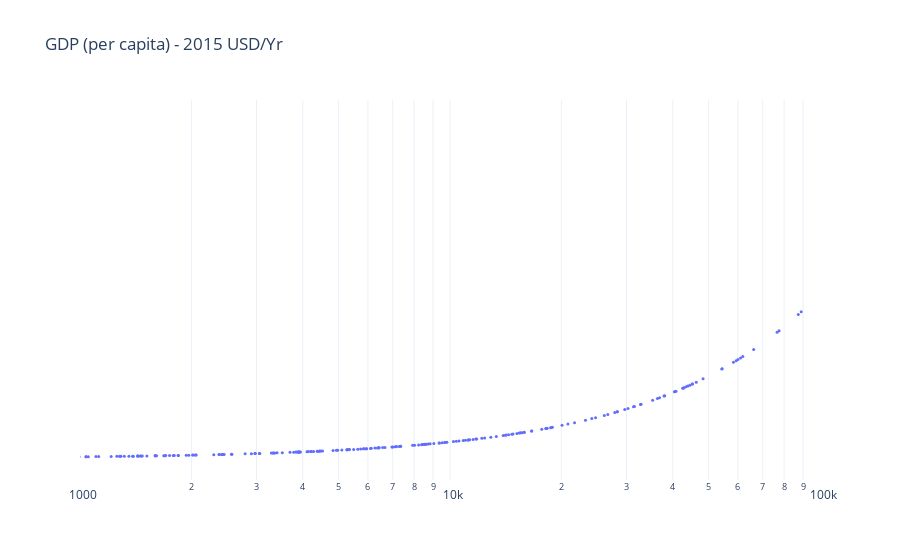

The cell this chart's notebook holds for it:
### Code cell
import plotly.graph_objects as go
import pandas as pd

df = pd.read_excel('/Users/kalyan/Library/CloudStorage/OneDrive-IIMVIZAG/IIM Vizag/IIM V - Teaching/EEPs/Canara Bank/Indian-Economy-2022-23.xlsx'
                  , sheet_name='GDP-Per Cap')

# print(df)

real_percap_gdp_usd = go.Scatter(
    x = df['2021'],
    y = df['2021'],
    #text = df['Short code'], 
    mode='markers+text', 
    textposition='top right',
    name = 'markers+text',
    marker=dict(size= 3, )
)

fig1 = go.Figure(data=[real_percap_gdp_usd])
fig1.update_layout(title = 'GDP (per capita) - 2015 USD/Yr', template='plotly_white', showlegend=False)
fig1.update_xaxes(type="log", range=[3,5]) # log range: 10^0=1, 10^5=100000
fig1.update_yaxes(visible=False)
fig1.show()

### Figure 1 — Plotly figure (JSON) as saved in the notebook; plotly's stock layout.template omitted (floating-point values rounded to 4 significant figures; data arrays with more than 128 entries replaced by an {"elided": "..."} marker saying what was removed)
{"data": [{"marker": {"size": 3}, "mode": "markers+text", "name": "markers+text", "textposition": "top right", "type": "scatter", "x": {"elided": "264 float values"}, "y": {"elided": "264 float values"}}], "layout": {"showlegend": false, "title": {"text": "GDP (per capita) - 2015 USD/Yr"}, "xaxis": {"range": [3, 5], "type": "log"}, "yaxis": {"visible": false}}}
